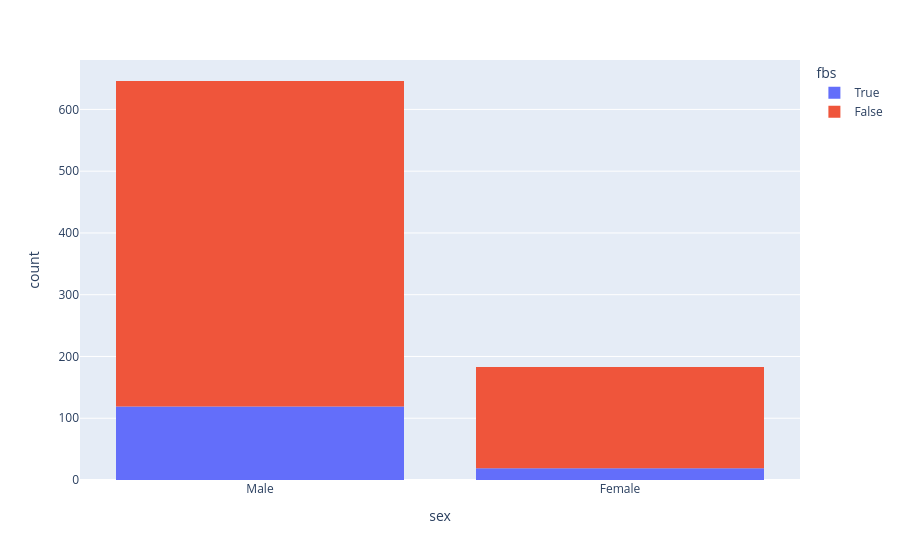

Here is the notebook cell this chart was saved with:
### Code cell
# Let's see Fasting Blood Pressure based on Sex
fig = px.histogram(df, x='sex', color='fbs')
fig.show()

### Figure 1 — Plotly figure (JSON) as saved in the notebook; plotly's stock layout.template omitted (floating-point values rounded to 4 significant figures; data arrays with more than 128 entries replaced by an {"elided": "..."} marker saying what was removed)
{"data": [{"bingroup": "x", "hovertemplate": "fbs=True<br>sex=%{x}<br>count=%{y}<extra></extra>", "legendgroup": "True", "marker": {"color": "#636efa", "pattern": {"shape": ""}}, "name": "True", "orientation": "v", "showlegend": true, "type": "histogram", "x": {"elided": "138 str values"}, "xaxis": "x", "yaxis": "y"}, {"bingroup": "x", "hovertemplate": "fbs=False<br>sex=%{x}<br>count=%{y}<extra></extra>", "legendgroup": "False", "marker": {"color": "#EF553B", "pattern": {"shape": ""}}, "name": "False", "orientation": "v", "showlegend": true, "type": "histogram", "x": {"elided": "691 str values"}, "xaxis": "x", "yaxis": "y"}], "layout": {"barmode": "relative", "legend": {"title": {"text": "fbs"}, "tracegroupgap": 0}, "margin": {"t": 60}, "xaxis": {"anchor": "y", "domain": [0, 1], "title": {"text": "sex"}}, "yaxis": {"anchor": "x", "domain": [0, 1], "title": {"text": "count"}}}}
